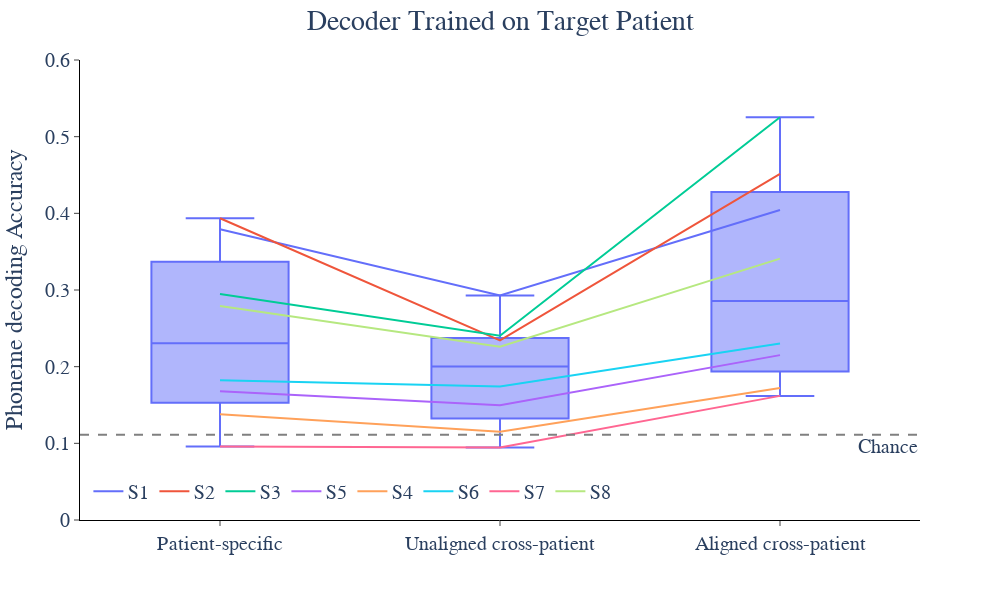

The notebook cell this image was saved under:
### Code cell
fig_ind = 'pAll'
# fig_df = decode_df_long[decode_df_long['Phoneme Index'] == fig_ind]
fig_df = decode_df_long[decode_df_long['Phoneme Index'] == fig_ind].drop(columns=['Phoneme Index']).groupby(['Patient', 'Decoding Context'], sort=False).mean().reset_index()
# fig_df = mean_df

fig = px.line(fig_df, x='Decoding Context', y="accuracy", color='Patient', width=1000, height=600, color_discrete_sequence=px.colors.qualitative.Plotly)
fig.add_traces(px.box(fig_df, x='Decoding Context', y="accuracy").data)
# fig = px.box(fig_df, y="accuracy", x='Decoding Context', width=900, height=600)
# fig = px.box(decode_df, x='Patient', y="accuracy", color='Decoding Context', points='all', width=1200, height=2400, color_discrete_sequence=px_colors, facet_row='Phoneme Index')
# fig = px.box(decode_df, x='subject', y="accuracy", color='Decoding Context', points='all', width=850, height=500, color_discrete_sequence=px_colors[1:])
fig.add_hline(y=1/9, line_dash='dash', line_color='grey', annotation_text='Chance', annotation_position='bottom right')
# fig.add_hline(y=1/9, line_dash='dash', line_color='grey', annotation_text='Chance', annotation_position='right')
fig.update_layout(
    plot_bgcolor='white',
    legend=dict(
        orientation='h',
        yanchor='bottom',
        y=0.02,
        xanchor='left',
        x=0.01,
        title_text=''
    ),
    # showlegend=False,
    # title_text=f'Phoneme Decoding - Target Patient in Training Set',
    title_text=f'Decoder Trained on Target Patient',
    # title_text='All Phonemes - Pooled Decoding',
    # title_text=f'Aligned Decoding Accuracy With Varied Amounts of Pooled Patients',
    # title_text='Decoder Only Trained on Non-Target Patients',
    title_x=0.5,
    font=dict(size=20, family='Arial')
)
fig.update_xaxes(
    title='',
    mirror=False,
    ticks='outside',
    showline=True,
    linecolor='black',
    showgrid=False,
    # tickvals=[0,1,2,3],
    # ticktext=['S1', 'S2', 'S3', 'S4'],
    # range=[-0.5, 4.5],
    # tickvals=[0,1,2],
    # ticktext=['S1', 'S2', 'S4'],
    # range=[-0.5, 2.5]
    # categoryorder='array',
    # categoryarray=['Patient-specific', 'Unaligned cross-patient', 'Aligned cross-patient']
)
fig.update_yaxes(
    title='Phoneme decoding Accuracy',
    # title='',
    mirror=False,
    ticks='outside',
    showline=True,
    linecolor='black',
    showgrid=False,
    range=[0, 0.6]
)
fig.show()

### Figure 1 — Plotly figure (JSON) as saved in the notebook; plotly's stock layout.template omitted (floating-point values rounded to 4 significant figures)
{"data": [{"hovertemplate": "Patient=S1<br>Decoding Context=%{x}<br>accuracy=%{y}<extra></extra>", "legendgroup": "S1", "line": {"color": "#636EFA", "dash": "solid"}, "marker": {"symbol": "circle"}, "mode": "lines", "name": "S1", "orientation": "v", "showlegend": true, "type": "scatter", "x": ["Patient-specific", "Unaligned cross-patient", "Aligned cross-patient"], "xaxis": "x", "y": [0.3791, 0.2927, 0.4044], "yaxis": "y"}, {"hovertemplate": "Patient=S2<br>Decoding Context=%{x}<br>accuracy=%{y}<extra></extra>", "legendgroup": "S2", "line": {"color": "#EF553B", "dash": "solid"}, "marker": {"symbol": "circle"}, "mode": "lines", "name": "S2", "orientation": "v", "showlegend": true, "type": "scatter", "x": ["Patient-specific", "Unaligned cross-patient", "Aligned cross-patient"], "xaxis": "x", "y": [0.3936, 0.2342, 0.4514], "yaxis": "y"}, {"hovertemplate": "Patient=S3<br>Decoding Context=%{x}<br>accuracy=%{y}<extra></extra>", "legendgroup": "S3", "line": {"color": "#00CC96", "dash": "solid"}, "marker": {"symbol": "circle"}, "mode": "lines", "name": "S3", "orientation": "v", "showlegend": true, "type": "scatter", "x": ["Patient-specific", "Unaligned cross-patient", "Aligned cross-patient"], "xaxis": "x", "y": [0.2946, 0.2404, 0.5254], "yaxis": "y"}, {"hovertemplate": "Patient=S5<br>Decoding Context=%{x}<br>accuracy=%{y}<extra></extra>", "legendgroup": "S5", "line": {"color": "#AB63FA", "dash": "solid"}, "marker": {"symbol": "circle"}, "mode": "lines", "name": "S5", "orientation": "v", "showlegend": true, "type": "scatter", "x": ["Patient-specific", "Unaligned cross-patient", "Aligned cross-patient"], "xaxis": "x", "y": [0.1679, 0.1497, 0.2151], "yaxis": "y"}, {"hovertemplate": "Patient=S4<br>Decoding Context=%{x}<br>accuracy=%{y}<extra></extra>", "legendgroup": "S4", "line": {"color": "#FFA15A", "dash": "solid"}, "marker": {"symbol": "circle"}, "mode": "lines", "name": "S4", "orientation": "v", "showlegend": true, "type": "scatter", "x": ["Patient-specific", "Unaligned cross-patient", "Aligned cross-patient"], "xaxis": "x", "y": [0.138, 0.115, 0.1723], "yaxis": "y"}, {"hovertemplate": "Patient=S6<br>Decoding Context=%{x}<br>accuracy=%{y}<extra></extra>", "legendgroup": "S6", "line": {"color": "#19D3F3", "dash": "solid"}, "marker": {"symbol": "circle"}, "mode": "lines", "name": "S6", "orientation": "v", "showlegend": true, "type": "scatter", "x": ["Patient-specific", "Unaligned cross-patient", "Aligned cross-patient"], "xaxis": "x", "y": [0.1821, 0.1742, 0.2301], "yaxis": "y"}, {"hovertemplate": "Patient=S7<br>Decoding Context=%{x}<br>accuracy=%{y}<extra></extra>", "legendgroup": "S7", "line": {"color": "#FF6692", "dash": "solid"}, "marker": {"symbol": "circle"}, "mode": "lines", "name": "S7", "orientation": "v", "showlegend": true, "type": "scatter", "x": ["Patient-specific", "Unaligned cross-patient", "Aligned cross-patient"], "xaxis": "x", "y": [0.09603, 0.09447, 0.1619], "yaxis": "y"}, {"hovertemplate": "Patient=S8<br>Decoding Context=%{x}<br>accuracy=%{y}<extra></extra>", "legendgroup": "S8", "line": {"color": "#B6E880", "dash": "solid"}, "marker": {"symbol": "circle"}, "mode": "lines", "name": "S8", "orientation": "v", "showlegend": true, "type": "scatter", "x": ["Patient-specific", "Unaligned cross-patient", "Aligned cross-patient"], "xaxis": "x", "y": [0.279, 0.2261, 0.3409], "yaxis": "y"}, {"alignmentgroup": "True", "hovertemplate": "Decoding Context=%{x}<br>accuracy=%{y}<extra></extra>", "legendgroup": "", "marker": {"color": "#636efa"}, "name": "", "notched": false, "offsetgroup": "", "orientation": "v", "showlegend": false, "type": "box", "x": ["Patient-specific", "Unaligned cross-patient", "Aligned cross-patient", "Patient-specific", "Unaligned cross-patient", "Aligned cross-patient", "Patient-specific", "Unaligned cross-patient", "Aligned cross-patient", "Patient-specific", "Unaligned cross-patient", "Aligned cross-patient", "Patient-specific", "Unaligned cross-patient", "Aligned cross-patient", "Patient-specific", "Unaligned cross-patient", "Aligned cross-patient", "Patient-specific", "Unaligned cross-patient", "Aligned cross-patient", "Patient-specific", "Unaligned cross-patient", "Aligned cross-patient"], "x0": " ", "xaxis": "x", "y": [0.3791, 0.2927, 0.4044, 0.3936, 0.2342, 0.4514, 0.2946, 0.2404, 0.5254, 0.1679, 0.1497, 0.2151, 0.138, 0.115, 0.1723, 0.1821, 0.1742, 0.2301, 0.09603, 0.09447, 0.1619, 0.279, 0.2261, 0.3409], "y0": " ", "yaxis": "y"}], "layout": {"annotations": [{"showarrow": false, "text": "Chance", "x": 1, "xanchor": "right", "xref": "x domain", "y": 0.1111, "yanchor": "top", "yref": "y"}], "font": {"family": "Arial", "size": 20}, "height": 600, "legend": {"orientation": "h", "title": {"text": ""}, "tracegroupgap": 0, "x": 0.01, "xanchor": "left", "y": 0.02, "yanchor": "bottom"}, "margin": {"t": 60}, "plot_bgcolor": "white", "shapes": [{"line": {"color": "grey", "dash": "dash"}, "type": "line", "x0": 0, "x1": 1, "xref": "x domain", "y0": 0.1111, "y1": 0.1111, "yref": "y"}], "title": {"text": "Decoder Trained on Target Patient", "x": 0.5}, "width": 1000, "xaxis": {"anchor": "y", "domain": [0, 1], "linecolor": "black", "mirror": false, "showgrid": false, "showline": true, "ticks": "outside", "title": {"text": ""}}, "yaxis": {"anchor": "x", "domain": [0, 1], "linecolor": "black", "mirror": false, "range": [0, 0.6], "showgrid": false, "showline": true, "ticks": "outside", "title": {"text": "Phoneme decoding Accuracy"}}}}
